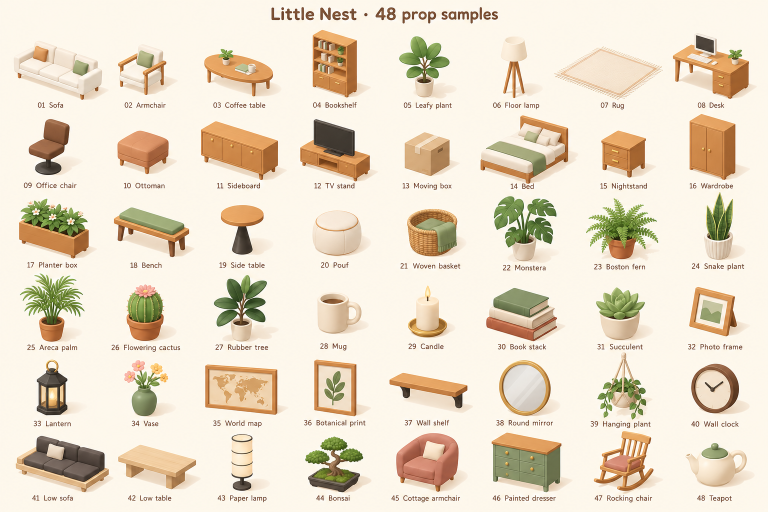
#> input picture art-source/prop-sheet.png, 1536 x 1024 px (shown at 1/2 size)
$ python slice-sheet.py
#> lines starting #> are read from the running program, lines starting #| are printed output that depends on the picture; after the words box and inside, x2 and y2 are one past the last pixel; in counts of white or black regions, pixels touching at a corner belong together
"""Cut the Codex prop sheet (art-source/prop-sheet.png) into one square 1024px image per catalog key.

Usage: python art-source/slice-sheet.py
Needs Pillow and numpy. Objects are found by their gaps, rows by the thin caption lines, so the
sheet does not need a uniform grid. Output goes to art-source/prop-crops/<nn>-<key>.png plus a
_contact.png overview. Feed the single crops to an image-to-3D tool; never the whole sheet.
"""
from pathlib import Path
from PIL import Image
import numpy as np

ROOT = Path(__file__).resolve().parent
KEYS = ['sofa','armchair','coffeeTable','bookshelf','plant','floorLamp','rug','desk',
 'chair','ottoman','sideboard','tvStand','boxes','bed','nightstand','wardrobe',
 'planter','bench','sideTable','pouf','basket','monstera','fern','snakePlant',
 'palm','cactus','rubberTree','mug','candle','bookStack','succulent','frame',
 'lantern','vase','worldMap','botanicalPrint','wallShelf','mirror','macrame','clock',
 'lowSofa','lowTable','paperLamp','bonsai','floralArmchair','dresser','rockingChair','teapot']
COLS = 8

def runs(profile, min_gap, min_len):
    out, start = [], None
    for i, v in enumerate(list(profile) + [0]):
        if v and start is None: start = i
        elif not v and start is not None: out.append([start, i]); start = None
    merged = []
    for r in out:
        if merged and r[0] - merged[-1][1] < min_gap: merged[-1][1] = r[1]
        else: merged.append(r)
    return [r for r in merged if r[1] - r[0] >= min_len]

def main():
    im = Image.open(ROOT / 'prop-sheet.png').convert('RGB'); a = np.asarray(im).astype(int)
#> in main, im is the input picture: PIL image 1536x1024 RGB; mean R, G, B 233.9, 221.8, 202.4
    bg = a[5, 5]; mask = np.abs(a - bg).sum(axis=2) > 40; H, W = mask.shape
#> after `bg = a[5, 5]`: bg = [253, 247, 236]
#> after `mask = np.abs(a - bg).sum(axis=2) > 40`:
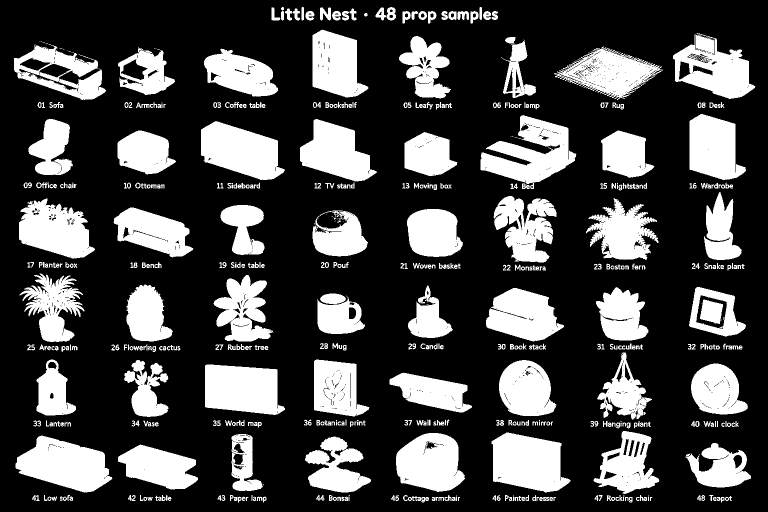
#> mask: shape (1024, 1536) bool (shown at 1/2 size); 27.8% white; 572 white regions (96 under 20 px), largest, box (x1, y1, x2, y2) and area: (31, 871, 225, 985) 13883, (983, 865, 1141, 985) 13828, (961, 230, 1153, 368) 13772
#> after `H, W = mask.shape`: H = 1024; W = 1536
    dark = a.sum(axis=2) < 330
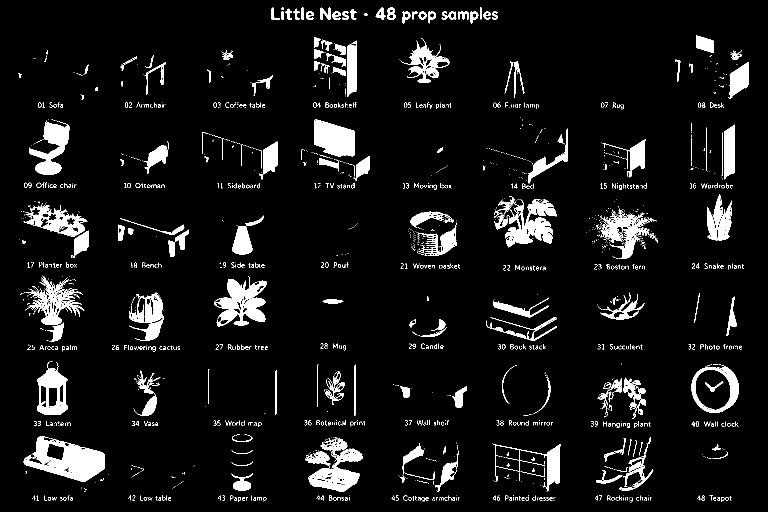
#> dark: shape (1024, 1536) bool (shown at 1/2 size); 7.3% white; 1650 white regions (1348 under 20 px), largest, box (x1, y1, x2, y2) and area: (47, 872, 209, 964) 7634, (428, 552, 534, 653) 5342, (616, 875, 726, 984) 4870
    colhits = np.array([sum(dark[y, int(c * W / COLS):int((c + 1) * W / COLS)].any() for c in range(COLS)) for y in range(H)])
#> colhits = 1024 values, max 8 at index 205, min 0 at index 0, mean 4.59
    captions = [r for r in runs(colhits >= COLS - 2, 6, 8) if r[0] > 50 and r[1] - r[0] <= 16]
#> after the loop in runs, `for i, v in enumerate(list(profile) + [0]):`: out = [[111, 114], [115, 120], [123, 124], [126, 127], [128, 166], [176, 182], [189, 190], [205, 215], [278, 351], [366, 377], [431, 495], [506, 509], [527, 535], [589, 590], [593, 653], [689, 699], [741, 829], [842, 851], [888, 969], [970, 971], [972, 980], [991, 1001]]
#> the loop in runs, `for r in out:` made 22 passes
#> after the loop in runs, `for r in out:`: merged = [[111, 166], [176, 182], [189, 190], [205, 215], [278, 351], [366, 377], [431, 495], [506, 509], [527, 535], [589, 653], [689, 699], [741, 829], [842, 851], [888, 980], [991, 1001]]
#> captions = [[205, 215], [366, 377], [527, 535], [689, 699], [842, 851], [991, 1001]]
    bands, prev = [], 50
    for c0, c1 in captions: bands.append((prev + 4, c0 - 3)); prev = c1
#> this loop made 6 passes
#> (c0, c1, prev) on passes 1 to 6: (205, 215, 215), (366, 377, 377), (527, 535, 535), (689, 699, 699), (842, 851, 851), (991, 1001, 1001)
#> after the loop, bands = [(54, 202), (219, 363), (381, 524), (539, 686), (703, 839), (855, 988)]
    out = ROOT / 'prop-crops'; out.mkdir(exist_ok=True)
    bgc = tuple(int(x) for x in bg); n = 0
#> after `bgc = tuple((int(x) for x in bg))`: bgc = (253, 247, 236)
    for r0, r1 in bands:
        band = mask[r0:r1]; occupancy = band.sum(axis=0); cols = []
        for c0, c1 in runs(band.any(axis=0), 14, 25):
            if c1 - c0 > W / COLS * 1.4:   # two objects touching: split at the thinnest column in the middle half
                lo, hi = c0 + (c1 - c0) // 4, c1 - (c1 - c0) // 4
                cut = lo + int(np.argmin(occupancy[lo:hi])); cols += [[c0, cut], [cut, c1]]
            else: cols.append([c0, c1])
        for c0, c1 in cols[:COLS]:
            ys = np.where(band[:, c0:c1].any(axis=1))[0]
            y0, y1 = r0 + ys[0], r0 + ys[-1] + 1
            pad = 14
            tile = im.crop((max(c0 - pad, 0), max(y0 - pad, r0), min(c1 + pad, W), min(y1 + pad, r1)))
            s = max(tile.size) + 24; sq = Image.new('RGB', (s, s), bgc)
            sq.paste(tile, ((s - tile.width) // 2, (s - tile.height) // 2))
            sq.resize((1024, 1024), Image.LANCZOS).save(out / f'{n + 1:02d}-{KEYS[n]}.png'); n += 1
#> this loop made 6 passes
#> pass 1, in main, `band = mask[r0:r1]`:
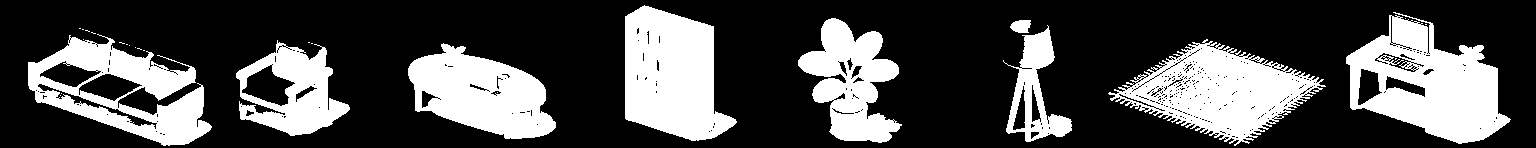
#> band: shape (148, 1536) bool; 29.5% white; 28 white regions (19 under 20 px), largest, box (x1, y1, x2, y2) and area: (1346, 12, 1511, 144) 11744, (1108, 39, 1326, 146) 11063, (625, 5, 737, 141) 10749
#> pass 1, in main, `sq.resize((1024, 1024), Image.LANCZOS).save(out / f'{n + 1:02d}-{KEYS[..`:
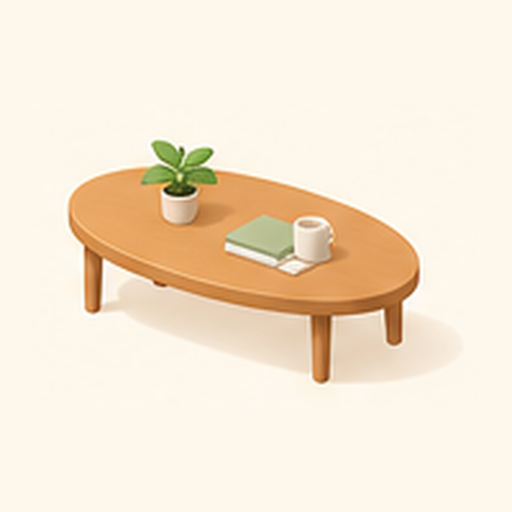
#> saved as 03-coffeeTable.png: PIL image 1024x1024 RGB (shown at 1/2 size); mean R, G, B 245.1, 230.9, 211.3
#> after the loop:
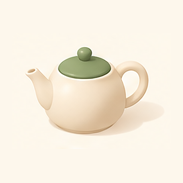
#> sq: PIL image 183x183 RGB; mean R, G, B 246, 237.8, 222.5
#> after the loop:
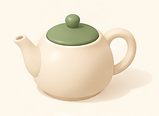
#> tile: PIL image 159x116 RGB; mean R, G, B 240.4, 230.3, 211.5
#> after the loop, n = 48
    sheet = Image.new('RGB', (COLS * 192, 6 * 192), bgc)
    for i, k in enumerate(KEYS[:n]):
        sheet.paste(Image.open(out / f'{i + 1:02d}-{k}.png').resize((192, 192)), ((i % COLS) * 192, (i // COLS) * 192))
    sheet.save(out / '_contact.png'); print('wrote', n, 'crops to', out)
#> after `sheet.save(out / '_contact.png')`:
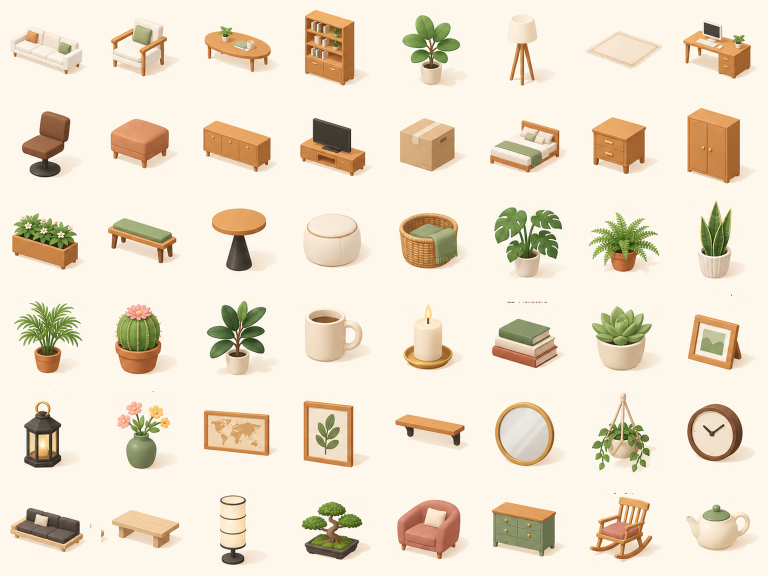
#> saved as _contact.png: PIL image 1536x1152 RGB (shown at 1/2 size); mean R, G, B 235.8, 224.4, 205.5
#| wrote 48 crops to art-source/prop-crops

if __name__ == '__main__': main()
